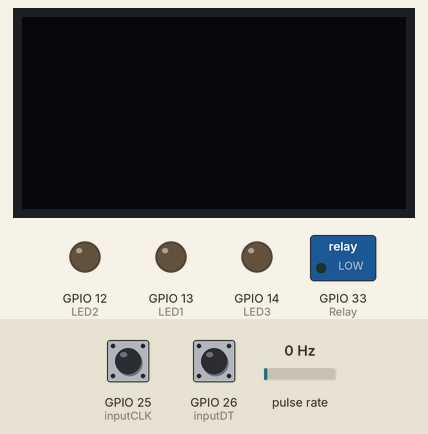
This sketch was run on a simulated ESP32. On the bench: 128×64 one-colour display, switched loads named in the sketch (green lamp = pin HIGH), output pins drawn as LEDs (lit = HIGH). Wiring (inferred from the names in the program): pulse sensor: data GPIO 27. The test bench sets the inputs (shaded band); at power-on: pulse rate 0 Hz, GPIO 25 (inputCLK) HIGH, GPIO 26 (inputDT) HIGH. What the sketch prints to the serial monitor is not drawn.

Above: at 1.2 s.
1.3 s: pulse rate (sensor on GPIO 27) set to 4 Hz
At 2.5 s:
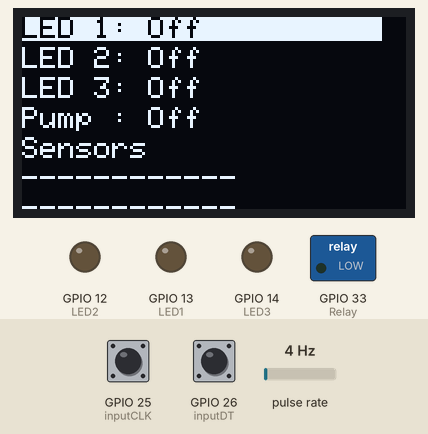
4.3 s: GPIO 25 (inputCLK) pulled LOW for 0.15 s
At 4.5 s:
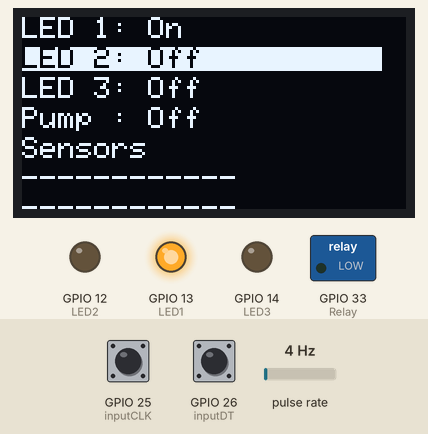
5.0 s: GPIO 25 (inputCLK) pulled LOW for 1 s
At 7.3 s:
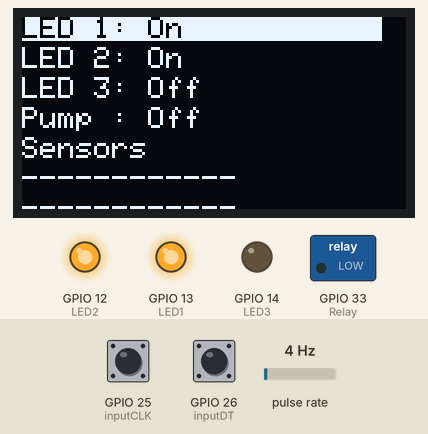
Timing chart, 0 to 12.6 s (numbered marks = the images above; inputs shaded):
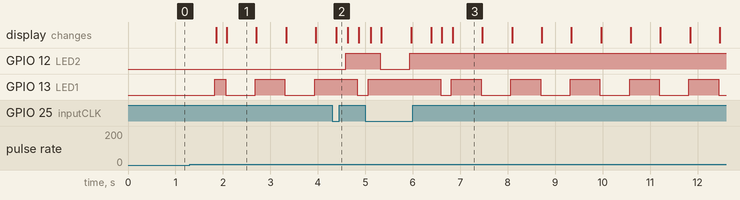

The sketch:

12-40-3-11-2025_LED_Relay_switching_stable.ino
```cpp
#include <Adafruit_SSD1306.h>
Adafruit_SSD1306 display(128, 64, &Wire, -1);
// Rotary Encoder Inputs
#define inputCLK 25
#define inputDT 26
#define encoderButtonPin 27


#define LED1 13
#define LED2 12
#define LED3 14
#define Relay 33


String options[8] = {
  "LED 1: Off          ",
  "LED 2: Off          ",
  "LED 3: Off          ",
  "Pump : Off          ",
  "Sensors             ",
  "------------        ",
  "------------        ",
  "------------        ",
};


int encoderChange = 0;
int currentStateCLK;
int previousStateCLK;
int buttonPressed = false;
bool int_flag = 0;

String encdir = "";
//Interrupt service routine for encoder pins
void IRAM_ATTR encoderISR() {
  int_flag = 1;
}


//Interrupt service routine for button ins
void IRAM_ATTR buttonISR() {
  buttonPressed = true;
  Serial.println("Button has been pressed");
  // lastPress = millis();
}

void setup() {
  // Setup Serial Monitor
  Serial.begin(115200);
  display.begin(0x02, 0x3C);
  display.clearDisplay();
  display.setTextSize(2);
  display.setTextColor(1);
  // Set encoder pins as inputs
  pinMode(inputCLK, INPUT_PULLUP);
  pinMode(inputDT, INPUT_PULLUP);
  pinMode(encoderButtonPin, INPUT_PULLUP);
  //LED pins
  pinMode(LED1, OUTPUT);
  pinMode(LED2, OUTPUT);
  pinMode(LED3, OUTPUT);
  pinMode(Relay, OUTPUT);
  // digitalWrite(LED3, HIGH);


  // Read the initial state of inputCLK
  // Assign to previousStateCLK variable

  previousStateCLK = digitalRead(inputCLK);

  attachInterrupt(inputCLK, encoderISR, CHANGE);
  attachInterrupt(encoderButtonPin, buttonISR, FALLING);
  //CHANGE - determines the change in the current state of the pin
  //FALLING - determines getting from HIGH to LOW


}

boolean relayState = 0;

void loop() {
  byte p = panel();
  if (p) {
    Serial.println(p);

      switch (p) {
        case 1:
          {
            if (digitalRead(LED1) == 1) {
              digitalWrite(LED1, LOW);
              options[0] = "LED 1: Off          ";
            } else {
              digitalWrite(LED1, HIGH);
              options[0] = "LED 1: On           ";
            }
          }
          break;
        case 2:
          {
            if (digitalRead(LED2) == 1) {
              digitalWrite(LED2, LOW);
              options[1] = "LED 2: Off          ";
            } else {
              digitalWrite(LED2, HIGH);
              options[1] = "LED 2: On           ";
            }
          }
          break;
        case 3:
          {
            if (digitalRead(LED3) == 1) {
              digitalWrite(LED3, LOW);
              options[2] = "LED 3: Off          ";
            } else {
              digitalWrite(LED3, HIGH);
              options[2] = "LED 3: On           ";
            }
          }
          break;
        case 4:
          {
            if (relayState ==1) {
              relayState = 0;
              digitalWrite(Relay, LOW);
              options[3] = "Pump : Off          ";
            } else {
              relayState = 1;
              digitalWrite(Relay, HIGH);
              options[3] = "Pump : On           ";
            }
          }
          break;
        case 5:
          {
           //buttonPressed = false;

            byte temp = showTemperature();
          } break;

        default: break;
      }
      printMenu();

  }
}
```

Button.ino
```cpp
// byte push() {
//   bool long_press_flag = 0;
//   if (buttonPressed == 1) {
//     buttonPressed = 0;
//     delay(20);  //debounce delay
//    // uint32_t t = millis();
//     while (digitalRead(encoderButtonPin==0)) {
//       if (millis() - lastPress > 500) {
//         long_press_flag = 1;
//         digitalWrite(13, 1);
//       }
//     }
//     digitalWrite(13, 0);
//     if (long_press_flag)
//       return 2; //A long press has been detected
//     else return 1;  //A short press has been detected
//   }

//   return 0;  //The button is not being pressed when push()
//              // function is being called.
// }
```

Sensors.ino
```cpp
#include <DHT11.h>

DHT11 dht11(32);
unsigned long lastReading = 0;

#define soilSensorPin 35
#define gasSensorPin 34

byte showTemperature() {

  buttonPressed = false;
  while (1) {
    if (millis() - lastReading > 1200) {
      display.clearDisplay();
      display.setCursor(0, 0);
      display.print("Temperature:   ");
      display.print(dht11.readTemperature());
      display.println(" *C");
      display.setCursor(0, 10);
      display.print("Humidity:      ");
      display.print(dht11.readHumidity());
      display.println(" %");
      display.setCursor(0, 20);
      display.print("Soil moisture: ");
      display.println(analogRead(soilSensorPin));
      display.setCursor(0, 30);
      display.print("Gas reading  : ");
      display.println(analogRead(gasSensorPin));


      display.display();
      lastReading = millis();
    }


    if (buttonPressed == true) {
      delay(200);
      buttonPressed = false;
      return 0;
    }
  }
}
```

display.ino
```cpp
void text(String t, byte x, byte y, bool c)
{
  display.setCursor(x, y);
  (c) ? display.setTextColor(1) : display.setTextColor(0, 1);
  display.print(t);
}
```

nav.ino
```cpp
int Index = 0, temp = -1, base = 0, peak = 7, limit = 11;


void printMenu() {
  display.clearDisplay();
  for (int i = base; i <= peak; i++) {
    (i == Index) ? text(options[i], 0, (i - base) * 10, 0) : text(options[i], 0, (i - base) * 10, 1);
  }
  display.display();
}


byte panel() {

  display.setTextSize(1);
  while (1) {
    //Interrupt service routine
    if (int_flag) {
      int_flag = 0;
      currentStateCLK = digitalRead(inputCLK);
      if (currentStateCLK != previousStateCLK) {
        if (digitalRead(inputDT) != currentStateCLK) {
          Index++;
          if (Index >= limit) Index = limit;
          if (Index > peak) {
            peak = Index;
            base = peak - 7;
          }
        }

        else {  //encoder rotating in other direction
          Index--;
          if (Index < 0) Index = 0;
          if (Index < base) {
            base = Index;
            peak = base + 7;
          }
        }
        printMenu();
      }
      // Update previousStateCLK with the current state
      previousStateCLK = currentStateCLK;
    }

    if (buttonPressed) {
      delay(200);
      buttonPressed = 0;
      return Index + 1;
    }
  }
}
```

Measured:
- after the input at 1.3 s, GPIO 13 (LED1): goes HIGH 0.23 s, LOW 0.63 s, HIGH 0.63 s, LOW 0.63 s, then HIGH, starting after 0.53 s; the display: first changes after 0.56 s (image 1 shows a later state)
- after the input at 4.3 s, GPIO 12 (LED2): LOW → HIGH after 0.28 s; GPIO 13 (LED1): HIGH → LOW after 0.54 s instead of 0.26 s; the display: changes after 0.08 s (image 2)
- after the input at 5.0 s, GPIO 12 (LED2): HIGH → LOW after 0.31 s, → HIGH 0.63 s later; the display: first changes after 0.11 s (image 3 shows a later state)
- what the display in image 1 shows lasts 0.6 s, from 2.1 s to 2.7 s
